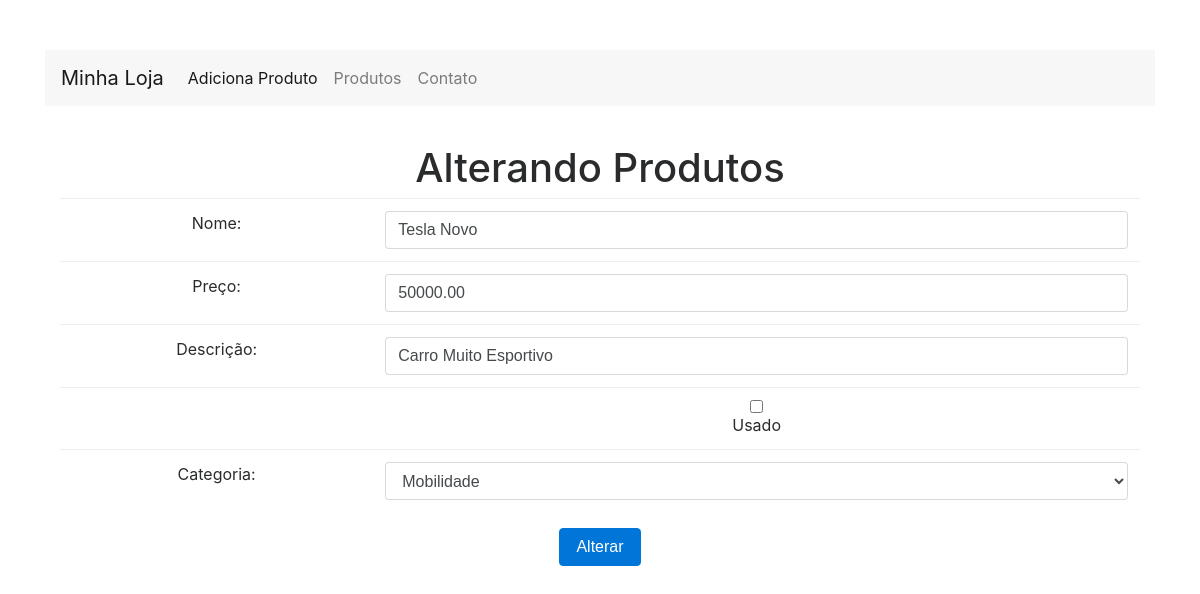
/produto-altera-formulario.php?id=24, run on the app's committed database.
### tables this page shows
CREATE TABLE IF NOT EXISTS `produtos` (
  `id` int(11) NOT NULL AUTO_INCREMENT,
  `nome` varchar(255) DEFAULT NULL,
  `preco` decimal(10,2) DEFAULT NULL,
  `descricao` text NOT NULL,
  `categoria_id` int(11) DEFAULT NULL,
  `usado` tinyint(1) DEFAULT '0',
  PRIMARY KEY (`id`)
);

### banco-produto.php (called while the page is built, shortened)
<?php
function buscaProduto($conexao,$id){
	$query = "select * from produtos where id={$id}";
	$resultado = mysqli_query($conexao,$query);
	return mysqli_fetch_assoc($resultado);
}

### banco-categoria.php (called while the page is built, shortened)
<?php
function listarCategorias($conexao){
	$categorias = array();
	$query = "select * from categorias";
	$resultado = mysqli_query($conexao,$query);
	while($categoria = mysqli_fetch_assoc($resultado)){
		array_push($categorias, $categoria);
	}
	return $categorias;
}

### produto-formulario-base.php (the view)
<tr>
	<td>Nome:</td>
	<td><input class="form-control" type="text" name="nome" value="<?=$produto['nome']?>"></td>
</tr>
<tr>
	<td>Preço:</td>
	<td><input class="form-control" type="text" name="preco" value="<?=$produto['preco']?>"></td>
</tr>
<tr>
	<td>Descrição:</td>
	<td><input class="form-control" type="text" name="descricao" value="<?=$produto['descricao']?>"></td>
</tr>
<tr>
	<td></td>
	<td><input class="form-control" type="checkbox" name="usado" <?=$usado?>" value="true"> Usado</td>
</tr>
<tr>
	<td>Categoria:</td>
	<td>
		<select name="categoria_id" class="form-control">
			<?php foreach ($categorias as $categoria) :
				$essaEhACategoria = $produto['categoria_id'] == $categoria['id'];
				$selecao = $essaEhACategoria ? "selected='selected'":"";
			?>
			<option value="<?=$categoria['id']?>" <?=$selecao?>>
				<?=$categoria['nome']?>
			</option>
		<?php endforeach ?>
		</select>
	</td>
</tr>

### css/loja.css (style rules this page uses)
body { padding-top: 50px; }

### data on the page
produtos: nome "Tesla Novo", preco "50000.00", descricao "Carro Muito Esportivo"

### other printed values
form field categoria_id "Mobilidade"
